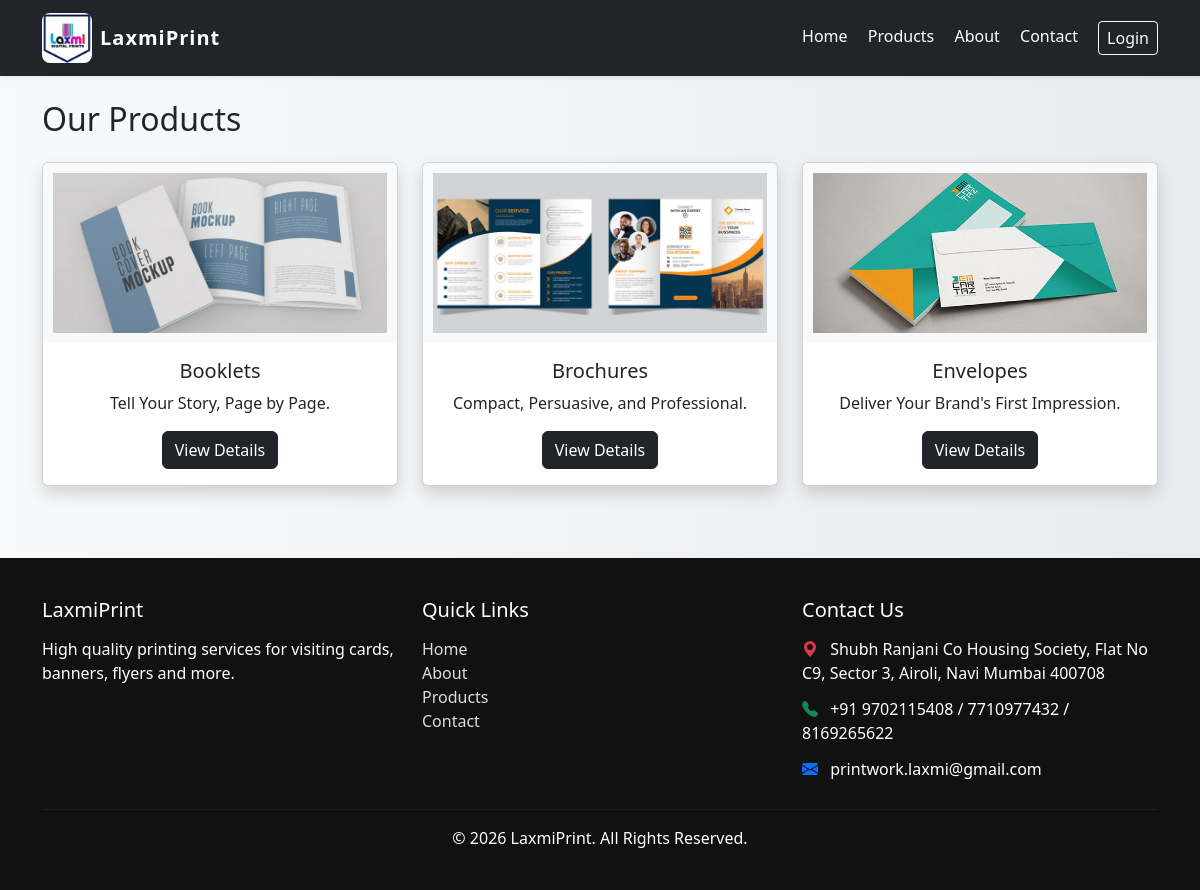
Page /products on the committed database.
### tables this page shows
CREATE TABLE products (
        id INTEGER PRIMARY KEY AUTOINCREMENT,
        name TEXT,
        description TEXT,
        image TEXT
    , specifications TEXT, price TEXT);

### app.py (the view)
@app.route("/products")
def product_page():
    conn = get_db_connection()
    products = conn.execute("SELECT * FROM products").fetchall()
    conn.close()
    return render_template("products.html", products=products)

### app.py (called while the page is built)
def get_db_connection():
    DB_PATH = os.path.join(os.getcwd(), "database.db")
    conn = sqlite3.connect(DB_PATH)
    conn.row_factory = sqlite3.Row
    return conn

### templates/products.html
    {% extends "base.html" %}
    {% block content %}
    <h2 class="mb-4">Our Products</h2>
<div class="row">
    {% for product in products %}
    <div class="col-md-4 mb-4">
        <div class="card shadow">
            <img src="{{ url_for('static', filename='uploads/'+ product.image) }}" class="card-img-top">
            <div class="card-body text-center">
                <h5 >{{product.name}}</h5>
                <p>{{product.description}}</p>
                <a href="/product_details/{{product.id}}" class="btn btn-dark">View Details</a>
            </div>
        </div>
        </div>
        {% endfor %}
    </div>
    {% endblock %}

### templates/base.html (shortened to what this page needs)
<!DOCTYPE html>
<html lang="en">
<head>
    <link rel="stylesheet" href="{{ url_for('static', filename='css/style.css') }}">
    <link href="https://cdn.jsdelivr.net/npm/bootstrap@5.3.0/dist/css/bootstrap.min.css" rel="stylesheet">
    <link rel="stylesheet" href="https://cdn.jsdelivr.net/npm/bootstrap-icons@1.10.5/font/bootstrap-icons.css">
    <link href="https://cdn.jsdelivr.net/npm/bootstrap@5.3.0/dist/css/bootstrap.min.css" rel="stylesheet">
</head>
<body>
    <nav class="navbar navbar-expand-lg navbar-dark bg-dark shadow-sm sticky-top">
<div class="container">
<a class="navbar-brand d-flex align-items-center" href="/">
    <img src="{{ url_for('static', filename='uploads/logo.jpeg') }}"
         alt="LaxmiPrint Logo"
         width="50"
         height="50"
         class="me-2">
    <span class="fw-bold text-white">LaxmiPrint</span>
</a>
<div class="ms-auto">
<a class="nav-link text-white d-inline me-3" href="/">Home</a>
<a class="nav-link text-white d-inline me-3" href="/products">Products</a>
<a class="nav-link text-white d-inline me-3" href="/about">About</a>
<a class="nav-link text-white d-inline me-3" href="/contact">Contact</a>
{% if session.get('admin') %}
<div class="dropdown d-inline">
<button class="btn text-white fs-5" data-bs-toggle="dropdown">
<i class="bi bi-three-dots-vertical"></i>
</button>
<ul class="dropdown-menu dropdown-menu-end">
<li><a class="dropdown-item" href="/admin">Admin Panel</a></li>
<li><a class="dropdown-item" href="/logout">Logout</a></li>
</ul>
</div>
{% else %}
<a href="/login" class="btn btn-outline-light btn-sm">Login</a>
{% endif %}
</div>
</div>
</nav>
<div class="container mt-4">
    {% block content %}{% endblock %}
</div>
<footer class="footer mt-5">
<div class="container">
<div class="row">
<div class="col-md-4">
<h5>LaxmiPrint</h5>
<p>
High quality printing services for visiting cards,
banners, flyers and more.
</p>
</div>
<div class="col-md-4">
<h5>Quick Links</h5>
<ul class="list-unstyled">
<li><a href="/">Home</a></li>
<li><a href="/about">About</a></li>
<li><a href="/products">Products</a></li>
<li><a href="/contact">Contact</a></li>
</ul>
</div>
<div class="col-md-4">
<h5>Contact Us</h5>
<div class="contact-info">
<p>
<i class="bi bi-geo-alt-fill me-2 text-danger"></i>
Shubh Ranjani Co Housing Society, Flat No C9, Sector 3, Airoli, Navi Mumbai 400708
</p>
<p>
<i class="bi bi-telephone-fill me-2 text-success"></i>
+91 9702115408 / 7710977432 / 8169265622
</p>
<p>
<i class="bi bi-envelope-fill me-2 text-primary"></i>
printwork.laxmi@gmail.com
</p>
</div>
</div>
</div>
<hr>
<div class="text-center">
<p class="mb-0">© 2026 LaxmiPrint. All Rights Reserved.</p>
</div>
</div>
</footer>
</body>
</html>

### static/css/style.css (style rules this page uses)
body { font-family: Arial; background: linear-gradient(to right, #f8f9fa, #e9ecef); }
.card img { height: 220px; object-fit: cover; }
.card { border-radius: 10px; }
.navbar-brand { font-size: 24px; }
.navbar a { font-size: 16px; }
.card { border-radius:12px; transition:all 0.3s ease; overflow:hidden; }
.card img { height:180px; object-fit:cover; transition:transform 0.3s ease; }
.card-img-top { height:200px; object-fit:contain; background:#f8f9fa; padding:10px; }
.footer { background:#111; color:white; padding:40px 0; }
.footer h5 { margin-bottom:15px; }
.footer a { color:#ddd; text-decoration:none; }
.footer hr { border-color:#444; }
.contact-info p { margin-bottom: 12px; font-size: 16px; }
.navbar-brand img { border-radius: 8px; }
.navbar-brand span { font-size: 20px; letter-spacing: 1px; }

### rows in the picture
products: image (picture), name "Booklets", description "Tell Your Story, Page by Page."
products: image (picture), name "Brochures", description "Compact, Persuasive, and Professional."
products: image (picture), name "Envelopes", description "Deliver Your Brand's First Impression."
